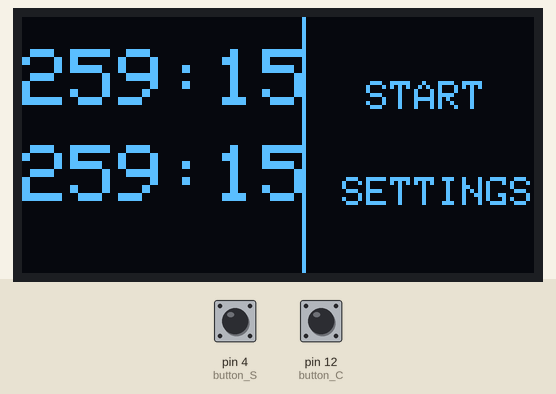
Recording of a sketch running on a simulated Arduino Uno, built with avr-gcc and run on an emulated ATmega328P. On the bench: 128×64 one-colour display. The test bench sets the inputs (shaded band); at power-on: pin 12 (button_C) LOW, pin 4 (button_S) LOW. The display library's start-up logo is not drawn.

Above: at 4.2 s.
4.3 s: pin 12 (button_C) pulled HIGH for 0.15 s
5.9 s: pin 4 (button_S) pulled HIGH for 0.15 s
At 6.7 s:
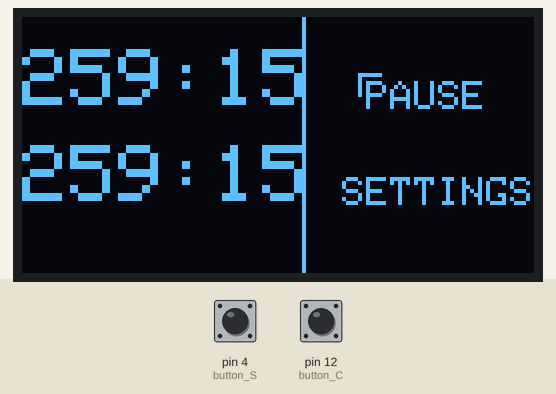
9.0 s: pin 4 (button_S) pulled HIGH for 1 s
At 9.8 s:
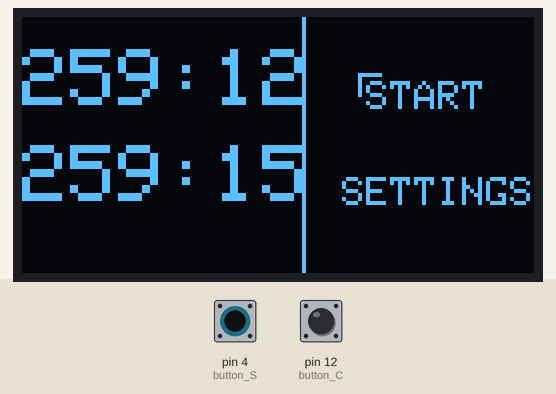
11.5 s: pin 12 (button_C) pulled HIGH for 1 s
At 11.9 s:
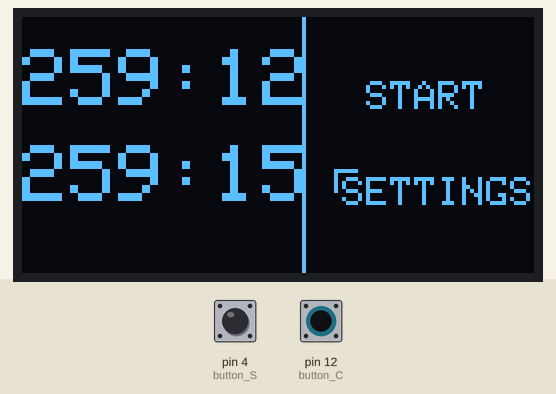
14.0 s: pin 4 (button_S) pulled HIGH for 0.15 s
At 15.3 s:
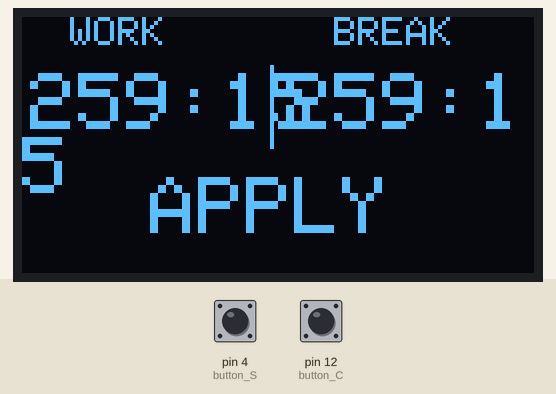
Timing chart, 0 to 16.6 s (numbered marks = the images above; inputs shaded):
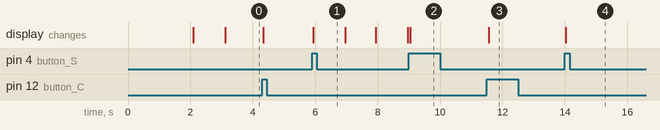

The sketch:

pomodoro_timer-arduino-.ino
```cpp
#include <SPI.h>
#include <Wire.h>
#include <EEPROM.h>
#include <Adafruit_GFX.h>
#include <Adafruit_SSD1306.h>

#define SCREEN_WIDTH 128 // OLED display width, in pixels
#define SCREEN_HEIGHT 64 // OLED display height, in pixels

// Declaration for an SSD1306 display connected to I2C (SDA, SCL pins)
#define OLED_RESET     -1 // Reset pin # (or -1 if sharing Arduino reset pin)
Adafruit_SSD1306 display(SCREEN_WIDTH, SCREEN_HEIGHT, &Wire, OLED_RESET);
//startig variables
int work_time;
int break_time;

int screen = 1;
int change = 0;
int button_S = 4; //pin number
int button_C = 12; //pin number
unsigned long start_time;
int time_left;
int upper_bound;


boolean work = true;
boolean start = false;
boolean first_start = true;
boolean control_C = false;
boolean control_S = false;
boolean select = false;


void setup() {
  work_time = (EEPROM.read(0)*60) + EEPROM.read(1);
  break_time = (EEPROM.read(2)*60) + EEPROM.read(3);
  time_left = work_time;

  pinMode(button_C, INPUT);
  pinMode(button_S, INPUT);
  Serial.begin(9600);

  // SSD1306_SWITCHCAPVCC = generate display voltage from 3.3V internally
  if(!display.begin(SSD1306_SWITCHCAPVCC, 0x3C)) { // Address 0x3D for 128x64
    Serial.println(F("SSD1306 allocation failed"));
    for(;;); // Don't proceed, loop forever
  }

  // Show initial display buffer contents on the screen --
  // the library initializes this with an Adafruit splash screen.
  display.display();
  delay(2000); // Pause for 2 seconds

  display.clearDisplay();
  display.setCursor(16, 16);
  display.setTextSize(2);
  display.setTextColor(SSD1306_WHITE);
  display.println("POMODORO");
  display.println("   TIMER");
  display.display();
  delay(1000);
}

void loop() {
  // 'Select' button pulse
  if(digitalRead(button_S) == 1 && control_S==0){
    select = 1;
    control_S = 1;}
  if(digitalRead(button_S) == 0){
    control_S = 0;}
  // 'Change' button pulse
  if(digitalRead(button_C) == 1 && control_C==0){
    change += 1;
    control_C = 1;}
  if(digitalRead(button_C) == 0){
    control_C = 0;}
  // Logic for each 'screen'

  switch(screen) {
    case 1:
    //screen number 1
    {
      if(change == 0 && select){select = 0;}
      //start or stop timer
      if (change == 1 && select){
        start = !start;
        select = 0;}
      //screen change
      if (change == 2 && select){
        screen = 2;
        change = 0;
        start = 0;
        select = 0;}

      //timer working logic
      if(start==true){
        if(time_left < 0){
          if(work){time_left = break_time;}
          if(!work){time_left = work_time;}
          first_start = true;
          work = !work;
          }
        if(work){
          if(first_start){start_time = millis(); upper_bound = work_time; first_start = false;}
          time_left = timer_counter(upper_bound, start_time);}
        if(!work){
          if(first_start){start_time = millis();upper_bound = break_time; first_start = false;}
          time_left = timer_counter(upper_bound, start_time);}
            }
       if(change > 2){change = 0;}
       //pause functionality
       if(!start && !first_start){start_time = millis(); upper_bound = time_left;}
      }
      break;
    case 2:
    //screen number 2
    {
      //work minutes select
      if (change == 1 && select){
        work_time += 60;
        if(work_time > 3600){work_time = 0;}
        select = false;}
      //work seconds select
      if (change == 2 && select){
        work_time += 1;
        if(work_time > 3600){work_time = 0;}
        select = false;}
      // break minutes select
      if (change == 3 && select){
        break_time += 60;
        if(break_time > 3600){break_time = 0;}
        select = false;}
      // break seconds select
      if (change == 4 && select){
        break_time += 1;
        if(break_time > 3600){break_time = 0;}
        select = false;}
      // apply changes
      if (change == 5 && select){
        screen = 1;
        change = 0;
        //save work time
        EEPROM.update(0, (int)(work_time/60)); //minutes
        EEPROM.update(1, (int)(work_time%60)); //seconds
        //save break time
        EEPROM.update(2, (int)(break_time/60)); //minutes
        EEPROM.update(3, break_time%60); //seconds
        select = false;}
      if (change > 5){change = 0;}
      }
      break;
    }

    timerScreen(screen, change, work, start, work_time, break_time, time_left);

    //end of main loop
    }

int timer_counter(int upper_bound, unsigned long start_time){
  unsigned long elapsed_time = (millis() - start_time)/1000;
  return upper_bound - elapsed_time;
  }

void timerScreen(int screen, int change, boolean work, boolean start, int work_time, int break_time, int time_left){
  if (screen == 1){
    display.clearDisplay();
    //print time
    display.setTextSize(2);
    display.setTextColor(SSD1306_WHITE);
    display.setCursor(0, 8);
    displayTime(time_left);
    if(work){
      display.setCursor(0, 32);
      displayTime(break_time);
    }
    if(!work){
      display.setCursor(0, 32);
      displayTime(work_time);
      }
    //print controls
    display.setCursor(80, 16);
    display.setTextSize(1);
    if(!start){display.print(" START");}else{display.print(" PAUSE");}
    display.setCursor(80, 40);
    display.print("SETTINGS");
    display.drawLine(70, 0, 70, 64, SSD1306_WHITE);

    switch(change) {
      case 1:
      {
        displaySelect(84, 14, 0.5);
        }
      break;
      case 2:
      {
        displaySelect(78, 38, 0.5);
        }
      }
    display.display();
  }

  if (screen == 2){
    display.clearDisplay();
    display.setTextColor(SSD1306_WHITE);
    //display work period
    display.setCursor(2, 14);
    display.setTextSize(2);
    displayTime(work_time);

    display.setCursor(12, 0);
    display.setTextSize(1);
    display.print("WORK");
    //visual separation
    display.drawLine(62, 12, 62, 32, SSD1306_WHITE);
    //display break period
    display.setCursor(66, 14);
    display.setTextSize(2);
    displayTime(break_time);
    display.setCursor(78, 0);
    display.setTextSize(1);
    display.print("BREAK");
    //apply
    display.setCursor(32,40);
    display.setTextSize(2);
    display.print("APPLY");
    //choose option
    switch(change)
    {
      case 1:{displaySelect(0, 12, 1);}
      break;
      case 2:{displaySelect(36, 12, 1);}
      break;
      case 3:{displaySelect(64, 12, 1);}
      break;
      case 4:{displaySelect(100, 12, 1);}
      break;
      case 5:{displaySelect(30, 38, 1.5);}
      break;
      }
    display.display();
    }
  }

void displayTime(int t){
  int minutes = (int)(t/ 60);
  int seconds = t%60;
  if(minutes<10){
      display.print("0");
      }
    display.print(minutes);
    display.print(":");
    if(seconds<10){
      display.print("0");
      }
    if(seconds >=0) {display.print(seconds);}else{display.print("0");}
  }

  void displaySelect(int x, int y, double s){
    display.drawLine(x, y, x + (10*s), y, SSD1306_WHITE);
    display.drawLine(x, y, x, y + (10*s), SSD1306_WHITE);
    }
```

Measured:
- after the input at 5.9 s, the display: changes at once (image 1)
- after the input at 9.0 s, the display: changes after 0.05 s (image 2)
- after the input at 11.5 s, the display: changes after 0.06 s (image 3)
- after the input at 14.0 s, the display: changes at once (image 4)
